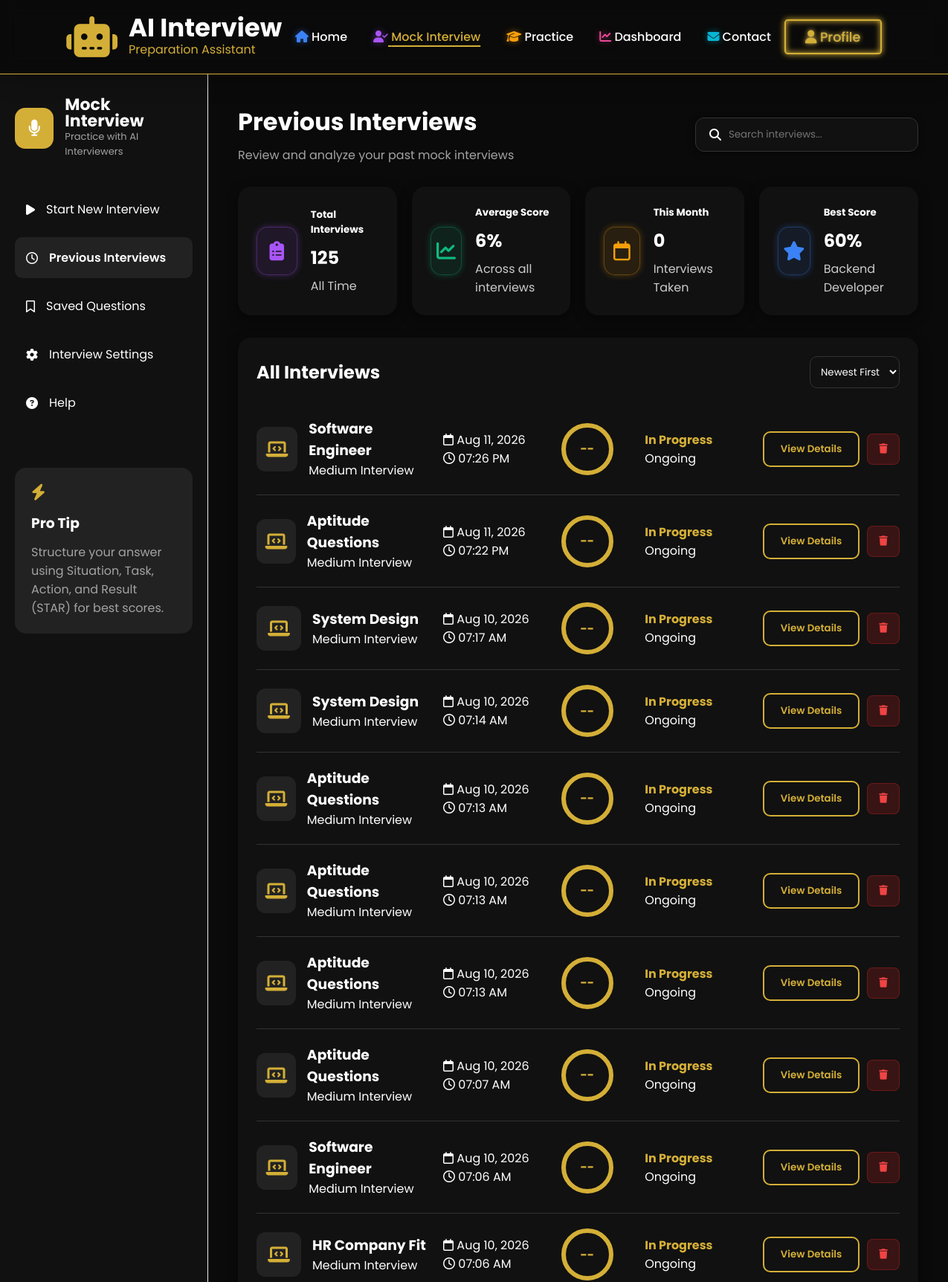
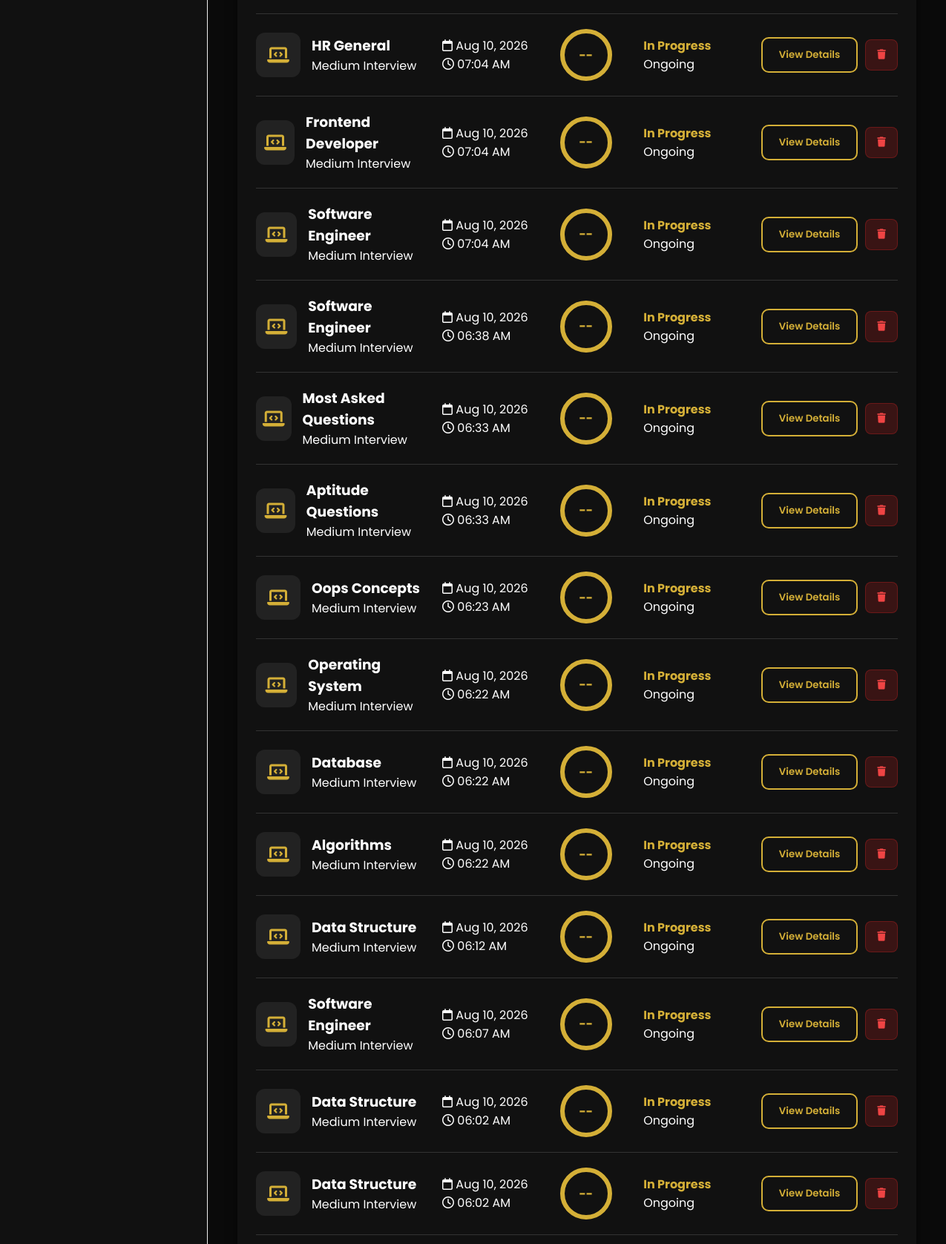
The app's page /mock-interview/history/ (signed in, upper part) with its own data (2 pictures, top to bottom).
### interview/models.py (models this page shows, shortened)
class InterviewSession(models.Model):
    STATUS_CHOICES = (
        ('ongoing', 'Ongoing'),
        ('completed', 'Completed'),
    )
    user = models.ForeignKey(User, on_delete=models.CASCADE, related_name='interview_sessions')
    topic = models.CharField(max_length=150)  # e.g., Backend Developer, System Design, HR Behavioral
    difficulty = models.CharField(max_length=50, default='Medium')
    status = models.CharField(max_length=20, choices=STATUS_CHOICES, default='ongoing')
    total_score = models.IntegerField(default=0)  # Average score out of 100
    feedback_summary = models.TextField(blank=True)
    created_at = models.DateTimeField(auto_now_add=True)
    completed_at = models.DateTimeField(null=True, blank=True)

### interview/views.py (the view)
# urls.py: path("mock-interview/history/", views.previous_interviews, name="previous_interviews"),
@login_required
def previous_interviews(request):
    sessions = InterviewSession.objects.filter(user=request.user).order_by('-created_at')
    total_interviews = sessions.count()
    avg_score = sessions.aggregate(Avg('total_score'))['total_score__avg'] or 0
    avg_score = int(avg_score)
    now = timezone.now()
    this_month_count = sessions.filter(created_at__year=now.year, created_at__month=now.month).count()
    best_session = sessions.order_by('-total_score').first()
    best_score = best_session.total_score if best_session else 0
    best_topic = best_session.topic if best_session else "N/A"
    context = {
        'sessions': sessions,
        'total_interviews': total_interviews,
        'avg_score': avg_score,
        'this_month_count': this_month_count,
        'best_score': best_score,
        'best_topic': best_topic,
    }
    return render(request, "Previous Mock Interview.html", context)

### templates/Previous Mock Interview.html (shortened to what this page needs)
{% load static %}
<!DOCTYPE html>
<html lang="en">
<head>
    <link rel="stylesheet" href="{% static 'css/Previous Mock Interview.css' %}?v=5">
    <link rel="stylesheet" href="https://cdnjs.cloudflare.com/ajax/libs/font-awesome/6.5.2/css/all.min.css">
</head>
<body>
    <nav>
        <div class="logo1">
            <i class="fa-solid fa-robot"></i>
            <div>
                <h2>AI Interview</h2>
                <p>Preparation Assistant</p>
            </div>
        </div>
        <ul>
            <li><a href="{% url 'home' %}"><i class="fa-solid fa-house nav-icon-home"></i> Home</a></li>
            <li><a class="active" href="{% url 'mock_interview' %}"><i class="fa-solid fa-user-check nav-icon-mock"></i> Mock
                    Interview</a></li>
            <li><a href="{% url 'practice' %}"><i class="fa-solid fa-graduation-cap nav-icon-practice"></i> Practice</a>
            </li>
            <li><a href="{% url 'dashboard' %}"><i class="fa-solid fa-chart-line nav-icon-dashboard"></i> Dashboard</a>
            </li>
            <li><a href="{% url 'Contact' %}"><i class="fa-solid fa-envelope nav-icon-contact"></i> Contact</a></li>
        </ul>
        <div class="buttons">
            <a href="{% url 'profile' %}"><button class="signup"><i class="fa-solid fa-user"></i> Profile</button></a>
        </div>
    </nav>
    <div class="container1">
        <aside class="sidebar">
            <div class="logo">
                <i class="fa-solid fa-microphone"></i>
                <div>
                    <h2>Mock Interview</h2>
                    <p>Practice with AI Interviewers</p>
                </div>
            </div>
            <ul>
                <li>
                    <a href="{% url 'mock_interview' %}">
                        <i class="fa-solid fa-play"></i> Start New Interview
                    </a>
                </li>
                <li class="active1">
                    <a href="{% url 'previous_interviews' %}">
                        <i class="fa-regular fa-clock"></i> Previous Interviews
                    </a>
                </li>
                <li>
                    <a href="{% url 'saved_questions' %}">
                        <i class="fa-regular fa-bookmark"></i> Saved Questions
                    </a>
                </li>
                <li>
                    <a href="{% url 'Interview_settings' %}">
                        <i class="fa-solid fa-gear"></i>
                        Interview Settings
                    </a>
                </li>
                <li>
                    <a href="{% url 'Help' %}">
                        <i class="fa-solid fa-question-circle"></i>
                        Help
                    </a>
                </li>
            </ul>
            <div class="tip-box">
                <i class="fa-solid fa-bolt"></i>
                <h3>Pro Tip</h3>
                <p>Structure your answer using Situation, Task, Action, and Result (STAR) for best scores.</p>
            </div>
        </aside>
        <div class="container">
            <div class="top">
                <div>
                    <h1>Previous Interviews</h1>
                    <p>Review and analyze your past mock interviews</p>
                </div>
                <div class="search-box">
                    <i class="fa fa-search"></i>
                    <input type="text" placeholder="Search interviews...">
                </div>
            </div>
            <div class="cards">
                <div class="card">
                    <div class="icon purple">
                        <i class="fa-solid fa-clipboard-list"></i>
                    </div>
                    <div>
                        <h5>Total Interviews</h5>
                        <h2>{{ total_interviews }}</h2>
                        <p>All Time</p>
                    </div>
                </div>
                <div class="card">
                    <div class="icon green">
                        <i class="fa-solid fa-chart-line"></i>
                    </div>
                    <div>
                        <h5>Average Score</h5>
                        <h2>{{ avg_score }}%</h2>
                        <p>Across all interviews</p>
                    </div>
                </div>
                <div class="card">
                    <div class="icon orange">
                        <i class="fa-regular fa-calendar"></i>
                    </div>
                    <div>
                        <h5>This Month</h5>
                        <h2>{{ this_month_count }}</h2>
                        <p>Interviews Taken</p>
                    </div>
                </div>
                <div class="card">
                    <div class="icon blue">
                        <i class="fa-solid fa-star"></i>
                    </div>
                    <div>
                        <h5>Best Score</h5>
                        <h2>{{ best_score }}%</h2>
                        <p>{{ best_topic }}</p>
                    </div>
                </div>
            </div>
            <div class="table-box">
                <div class="table-header">
                    <h2>All Interviews</h2>
                    <select>
                        <option>Newest First</option>
                    </select>
                </div>
                {% for session in sessions %}
                <div class="row">
                    <div class="job">
                        <div class="job-icon">
                            <i class="fa-solid fa-laptop-code"></i>
                        </div>
                        <div>
                            <h3>{{ session.topic }}</h3>
                            <p>{{ session.difficulty }} Interview</p>
                        </div>
                    </div>
                    <div>
                        <p><i class="fa-regular fa-calendar"></i> {{ session.created_at|date:"M d, Y" }}</p>
                        <p><i class="fa-regular fa-clock"></i> {{ session.created_at|date:"h:i A" }}</p>
                    </div>
                    <div
                        class="score {% if session.status == 'ongoing' %}orange-text{% elif session.total_score >= 80 %}green-text{% elif session.total_score >= 50 %}orange-text{% else %}red-text{% endif %}">
                        {% if session.status == 'ongoing' %}
                        <span style="font-size: 16px;">--</span>
                        {% else %}
                        <span>{{ session.total_score }}%</span>
                        {% endif %}
                    </div>
                    <div>
                        <h4
                            class="{% if session.status == 'ongoing' %}orange-text{% elif session.total_score >= 80 %}green-text{% elif session.total_score >= 50 %}orange-text{% else %}red-text{% endif %}">
                            {% if session.status == 'ongoing' %}In Progress
                            {% elif session.total_score >= 80 %}Excellent
                            {% elif session.total_score >= 50 %}Average
                            {% else %}Needs Improvement{% endif %}
                        </h4>
                        <p>{{ session.get_status_display }}</p>
                    </div>
                    <div style="display: flex; gap: 10px; align-items: center;">
                        <a href="{% url 'session_detail' session.id %}">
                            <button style="cursor: pointer;">View Details</button>
                        </a>
                        {% if user.is_staff or user.is_superuser %}
                        <form method="POST" action="{% url 'admin_interview_delete' session.id %}" onsubmit="return confirm('Are you sure you want to delete this interview?');" style="margin:0;">
                            <button type="submit" style="cursor: pointer; background: rgba(220, 38, 38, 0.2); color: #ef4444; border: 1px solid rgba(220, 38, 38, 0.3); border-radius: 8px; padding: 10px 15px;" title="Delete Interview">
                                <i class="fa-solid fa-trash"></i>
                            </button>
                        </form>
                        {% endif %}
                    </div>
                </div>
                {% empty %}
                <div style="text-align: center; padding: 40px; color: #888;">
                    <h3>No past interviews found.</h3>
                    <p>Complete a mock interview to see your results here.</p>
                </div>
                {% endfor %}
            </div>
        </div>
    </div>
</body>
</html>

### records on screen
InterviewSession: topic "Backend Developer"
InterviewSession: topic "Software Engineer", difficulty "Medium", created_at "Aug 11, 2026", created_at "07:26 PM", shows "In Progress", status "Ongoing"
InterviewSession: topic "Aptitude Questions", difficulty "Medium", created_at "Aug 11, 2026", created_at "07:22 PM", shows "In Progress", status "Ongoing"
InterviewSession: topic "System Design", difficulty "Medium", created_at "Aug 10, 2026", created_at "07:17 AM", shows "In Progress", status "Ongoing"
InterviewSession: topic "System Design", difficulty "Medium", created_at "Aug 10, 2026", created_at "07:14 AM", shows "In Progress", status "Ongoing"
InterviewSession: topic "Aptitude Questions", difficulty "Medium", created_at "Aug 10, 2026", created_at "07:13 AM", shows "In Progress", status "Ongoing"
InterviewSession: topic "Aptitude Questions", difficulty "Medium", created_at "Aug 10, 2026", created_at "07:13 AM", shows "In Progress", status "Ongoing"
InterviewSession: topic "Aptitude Questions", difficulty "Medium", created_at "Aug 10, 2026", created_at "07:13 AM", shows "In Progress", status "Ongoing"
InterviewSession: topic "Aptitude Questions", difficulty "Medium", created_at "Aug 10, 2026", created_at "07:07 AM", shows "In Progress", status "Ongoing"
InterviewSession: topic "Software Engineer", difficulty "Medium", created_at "Aug 10, 2026", created_at "07:06 AM", shows "In Progress", status "Ongoing"
InterviewSession: topic "HR Company Fit", difficulty "Medium", created_at "Aug 10, 2026", created_at "07:06 AM", shows "In Progress", status "Ongoing"
InterviewSession: topic "HR General", difficulty "Medium", created_at "Aug 10, 2026", created_at "07:04 AM", shows "In Progress", status "Ongoing"
InterviewSession: topic "Frontend Developer", difficulty "Medium", created_at "Aug 10, 2026", created_at "07:04 AM", shows "In Progress", status "Ongoing"
InterviewSession: topic "Software Engineer", difficulty "Medium", created_at "Aug 10, 2026", created_at "07:04 AM", shows "In Progress", status "Ongoing"
InterviewSession: topic "Software Engineer", difficulty "Medium", created_at "Aug 10, 2026", created_at "06:38 AM", shows "In Progress", status "Ongoing"
InterviewSession: topic "Most Asked Questions", difficulty "Medium", created_at "Aug 10, 2026", created_at "06:33 AM", shows "In Progress", status "Ongoing"
InterviewSession: topic "Aptitude Questions", difficulty "Medium", created_at "Aug 10, 2026", created_at "06:33 AM", shows "In Progress", status "Ongoing"
InterviewSession: topic "Oops Concepts", difficulty "Medium", created_at "Aug 10, 2026", created_at "06:23 AM", shows "In Progress", status "Ongoing"
InterviewSession: topic "Operating System", difficulty "Medium", created_at "Aug 10, 2026", created_at "06:22 AM", shows "In Progress", status "Ongoing"
InterviewSession: topic "Database", difficulty "Medium", created_at "Aug 10, 2026", created_at "06:22 AM", shows "In Progress", status "Ongoing"
InterviewSession: topic "Algorithms", difficulty "Medium", created_at "Aug 10, 2026", created_at "06:22 AM", shows "In Progress", status "Ongoing"
InterviewSession: topic "Data Structure", difficulty "Medium", created_at "Aug 10, 2026", created_at "06:12 AM", shows "In Progress", status "Ongoing"
InterviewSession: topic "Software Engineer", difficulty "Medium", created_at "Aug 10, 2026", created_at "06:07 AM", shows "In Progress", status "Ongoing"
InterviewSession: topic "Data Structure", difficulty "Medium", created_at "Aug 10, 2026", created_at "06:02 AM", shows "In Progress", status "Ongoing"
InterviewSession: topic "Data Structure", difficulty "Medium", created_at "Aug 10, 2026", created_at "06:02 AM", shows "In Progress", status "Ongoing"

### other values on screen
{{ total_interviews }} "125"
{{ avg_score }} "6"
{{ this_month_count }} "0"
{{ best_score }} "60"
